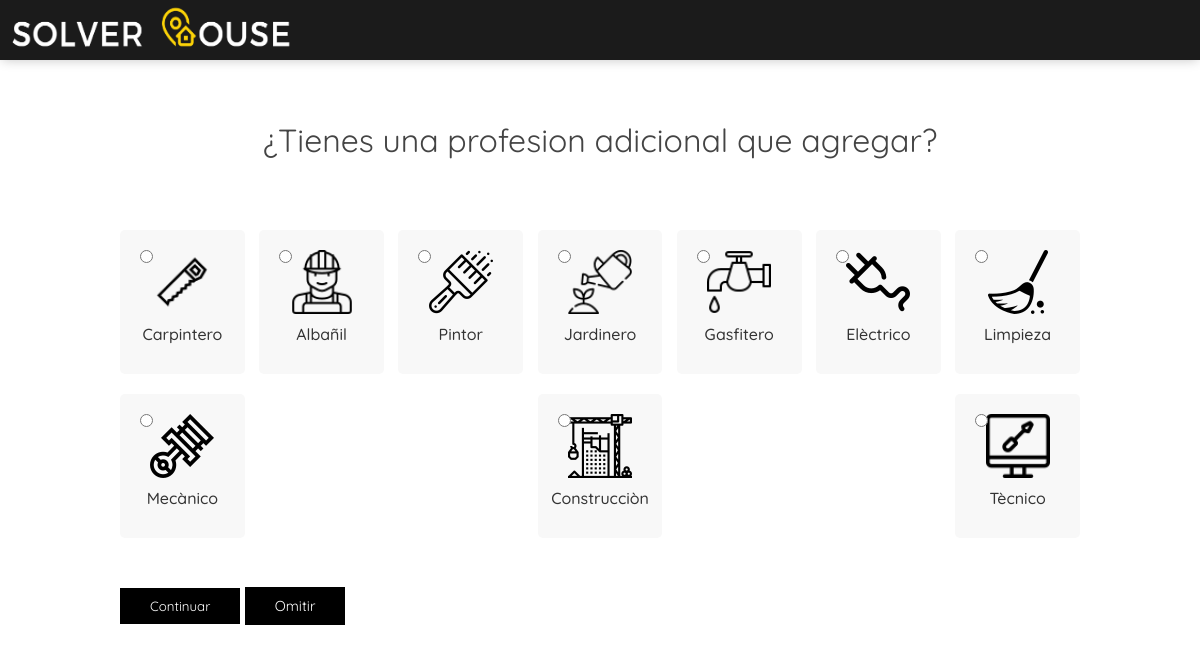
Screenshot of /segundaprofesion.php (signed in) with the database file from the repository.
### tables this page shows
CREATE TABLE `profesion` (
  `id_profesion` int(11) NOT NULL,
  `Profesion` varchar(100) NOT NULL,
  `Foto` varchar(1000) NOT NULL
);

### pagina/seleccionpro2.v.php (the view, shortened to what this page needs)
<!DOCTYPE html>
<html>
<head>
	<link rel="stylesheet" type="text/css" href="css/admin.css">
  <link rel="stylesheet" href="css/animate.css">
</head>
<body>
  <section class="seleccionar-pr wow fadeInLeft" data-wow-duration = "2s">
  	<h1>¿Tienes una profesion adicional que agregar?</h1>
  	  <form class="item-form"  method="post" action="segundaprofesion.php">
  	  	<div class="pr-s">
  	  		<?php foreach ($rowpro as $datopro): ?>
  	  		<label for="<?php echo $datopro['Profesion']; ?>" class="cj-pr">
  	  	  	 <input id="<?php echo $datopro['Profesion']; ?>" type="radio" name="profesion" value="<?php echo $datopro['id_profesion'];  ?>" >
  	  	  	 <div class="img-p">
  	  	  	 	<img src="img/<?php echo $datopro['Foto']; ?>">
  	  	  	 	<p><?php echo $datopro['Profesion']; ?></p>
  	  	  	 </div>
  	  	  </label>
  	  	<?php endforeach ?>
  	  	</div>
        <input type="submit" name="" value="Continuar">
        <a href="categoria.php">Omitir</a>
  	  </form>
  </section>
</body>
</html>

### menu/css/menu.css (style rules this page uses)
* { margin: 0; box-sizing: border-box; }

### css/admin.css (style rules this page uses)
* { margin: 0; font-family: 'Quicksand', sans-serif; box-sizing: border-box; }
.seleccionar-pr { width: 80%; margin: auto; padding-top: 120px; display: flex; flex-direction: column; }
.seleccionar-pr p { text-align: center; margin-top: 200px; display: flex; justify-content: center; font-weight: 500; }
.seleccionar-pr h1 { text-align: center; margin-bottom: 40px; color: #444; font-weight: 400; font-size: 2rem; }
.pr-s { display: flex; flex-wrap: wrap; padding: 30px 0; justify-content: space-between; }
.pr-s label { display: flex; cursor: pointer; width: 13%; padding: 20px; margin-bottom: 20px; background: #f8f8f8; border-radius: 5px; }
.pr-s label input { margin: auto 0; z-index: 1; position: absolute; }
.pr-s .img-p { width: 100%; position: relative; }
.img-p img { margin: auto; display: block; }
.pr-s label p { margin: auto 0; padding: 10px 0; text-align: center; color: #333; }
.item-form input[type="submit"] { margin-top: 20px; background: black; color: white; text-align: center; margin: auto; padding: 10px 30px; border: none; cursor: pointer; }
.item-form a { margin-top: 20px; background: black; color: white; text-align: center; margin: auto; padding: 10px 30px; border: none; cursor: pointer; font-size: .9rem; text-decoration: none; }

### rows the page displays
profesion: Foto (picture), Profesion "Carpintero"
profesion: Foto (picture), Profesion "Albañil"
profesion: Foto (picture), Profesion "Pintor"
profesion: Foto (picture), Profesion "Jardinero"
profesion: Foto (picture), Profesion "Gasfitero"
profesion: Foto (picture), Profesion "Elèctrico"
profesion: Foto (picture), Profesion "Limpieza"
profesion: Foto (picture), Profesion "Mecànico"
profesion: Foto (picture), Profesion "Construcciòn"
profesion: Foto (picture), Profesion "Tècnico"
